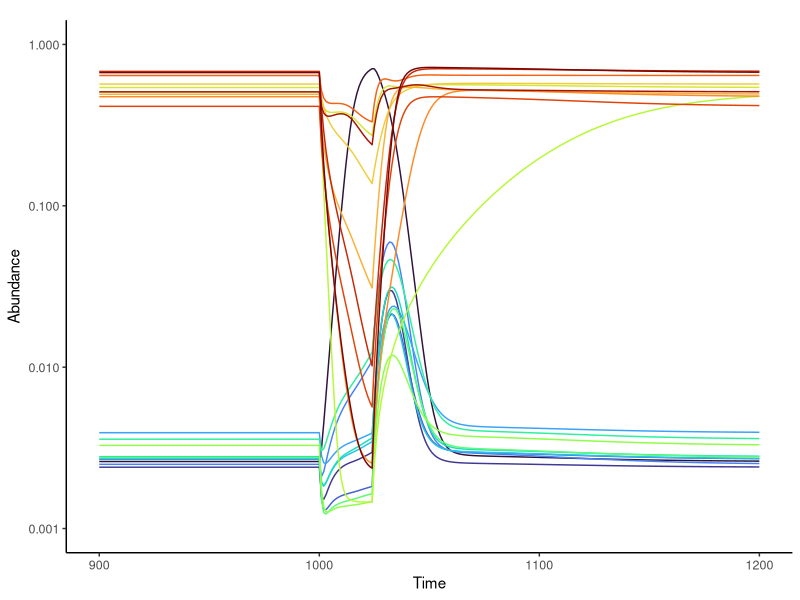
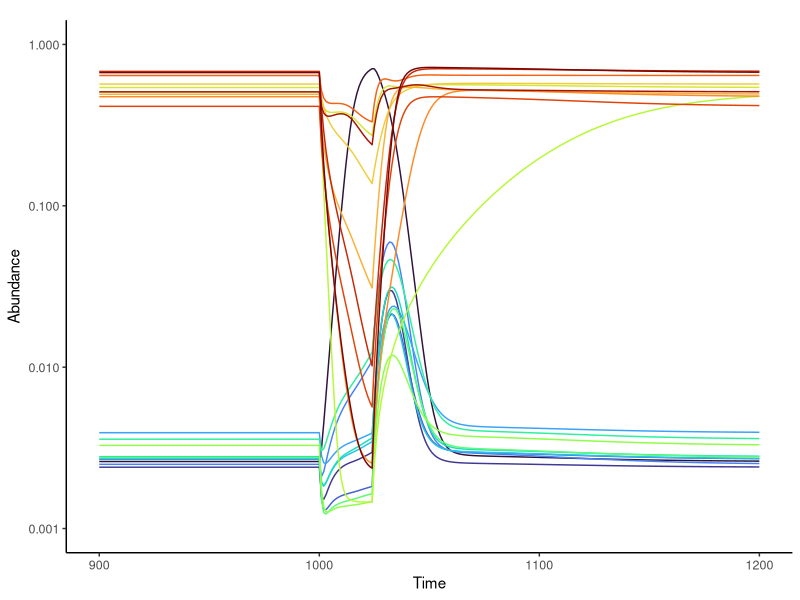

These charts were generated, in order, by the following R code:
library(deSolve)
library (ggplot2)
library(viridis)
library(reshape2)

#FUNCTIONS
  Nspecies = 20 #number of species in the community. Used in the function definitions below to create matrices and vectors accordingly.
  
  #Species growth rates 
  GrowthRates <- function(gr){
    r = runif(Nspecies) #random growth rate for each species
    return (r)
  }
  
  #Antibiotic susceptibilities
  Susceptibilities <- function(dMax){
    Susc = dMax* runif(Nspecies)
    return (Susc)
  }
  
  #Carrying capacities
  Kapacities <- function(KMax, Nspecies){
    Kap = KMax* runif(Nspecies) #random carrying capacities (below there is an option to consider normalized carrying capacities)
    return (Kap)
  }
  
  #Species Interactions
  ComMatrix <- function (mu, Nspecies, Ks){
        A = matrix( 2*mu*runif(Nspecies^2), nrow = Nspecies, ncol = Nspecies, byrow = TRUE) #Interaction matrix from uniform distribution with mean interaction 'mu'
    # bias the interaction matrix to have two antagonistic groups
    for (i in 1:Nspecies){
      for (j in 1:Nspecies){
        if (i< (1+Nspecies/2) & j < (1+Nspecies/2)) {
          A[i,j] = mu*runif (1) / Ks[i]   # Weak interactions within Group A
        }else{
          if (i > (Nspecies/2) & j > (Nspecies/2)) {
            A[i,j] = mu*runif (1) / Ks[i]  # Weak interactions within Group B
          }
          else{
            A[i,j] = mu+mu*runif (1) / Ks[i]  # Strong competition between Group A and B
          }
          
        }
      }
    }
    
    for (i in 1:Nspecies) {A[i,i]= 1.0 / Ks[i]}
    return (A)
  }
  
  #Dispersal
  Dispersal <- function (dd){ 
    D = runif(Nspecies)
    D[] = dd #case in which dispersal is a constant equal for all species
    return(D)
  }
  
  # Initial Species Abundances
  init <- runif(Nspecies) #create a vector for initial species abundances
  #use InitA to begin near the stable state dominated by group A
  InitA <- function (Nspecies) {  #starting from high abundance of group A, looking for Stable State A
    for (i in 1:Nspecies){
      if (i< (1+Nspecies/2) ){
        init[i]= 0.1  
      }else{
        init[i]= 0.001
      }
    }
    return (init[]) 
  }
  #use InitB to begin near the stable state dominated by group B
  InitB <- function(Nspecies){
    for (i in 1:Nspecies){
      if (i> (Nspecies/2) ){ #starting from high abundance of group B, looking for Stable State B
        init[i]= 0.1  
      }else{
        init[i]= 0.001
      }
    }
    return (init[]) 
  }
  
  #To numerically solve the LV model with dispersal and temporary exposure to antibiotics
  multi <- function(t, n, parms) {
    with(as.list(c(n,parms)),{
      if (t >= ShockTi &  t < (ShockTi+24)){
        delta <- Susc[]
      }else{
        delta <- 0
      }
      dn <- r * n * (1 - (A %*% n)) + D - delta*n 
      return(list(c(dn)))
    })
  }


#PARAMETER VALUES
  times <- seq(from = 0, to = 2000, by = 1) #time range with time step for the output of the numerical integration
  init <- runif(Nspecies) #create a vector for the initial species abundances (actual abundance values modified below)
  deltaMax = 1.0 #maximum antibiotic associated death rate
  D = Dispersal(10^(-3))

#TO RUN A SIMULATION FOR A SINGLE COMMUNITY: 
  r = GrowthRates(1.0) #random growth rates
  Kmax <- 1.0
  Ks <- Kapacities(Kmax, Nspecies)
  Ks[] <- 1.0 #comment / uncomment this line depending on whether different / normalized carrying capacities are being considered, respectively:
  mu <- 0.2 #maximum interaction strength within groups (or minimum between groups)
  A = ComMatrix(mu, Nspecies,Ks) #generate the matrix of interactions
  Susc = Susceptibilities(deltaMax) #random species susceptibilities
  ShockT = 1000
  parameters <- list(r=r,A=A, D=D, Susc=Susc, ShockTi = ShockT)
  #Initial abundances close to Stable State A
  init <- InitA(Nspecies)
  # OR Initial abundances close to Stable State B
  init <- InitB(Nspecies) #comment this line to initiate the simulation in stable state dominated by group A
  out <- ode(y = init, times = times, func = multi, parms = parameters, method = 'ode45')

#PLOT THE TIME SERIES FOR THE SPECIES ABUNDANCES OF THE SIMULATED COMMUNITY  
  #prepare the data
  z1 <- as.data.frame(out)
  z2 <- melt(z1, id.vars='time')
  
  #Some aesthetics
  background <- theme_bw() + theme ( panel.grid.minor=element_blank(), panel.grid.major=element_blank(), axis.line= element_line(colour="black"), panel.border = element_blank (), axis.text=element_text(size=9), axis.title=element_text(size=11), title=element_text(size=12)) #, axis.title.x=element_blank() )
  escalaY = scale_y_continuous( trans='log10', limits= c(0.001 , 1))#, ##,  labels = trans_format("log10", math_format(10^.x)))
  escalaX = scale_x_continuous(limits = c(900, 1200))
  lineas <- geom_line()
  colores <- scale_color_viridis(discrete=T, option = 'H')
  No_legend = theme(legend.position = "none")
  titulos <- labs(title=expression(paste("")), x=expression(paste("Time")), y=expression(paste("Abundance")))
  
  #Make the plot
  ploti <- ggplot(data=z2, aes(x= time, y = value, group= interaction(variable), color= interaction (variable)))#, fill = Replicate))
  plotii = ploti + background  + titulos  + lineas + No_legend + escalaY + colores + escalaX #+ virus
  plotii
  
  #Export the plot
  pdf(paste(  "CommunityTimeSeries", ".pdf"), width=8, height=6)
  print(plotii)
  dev.off()
  
